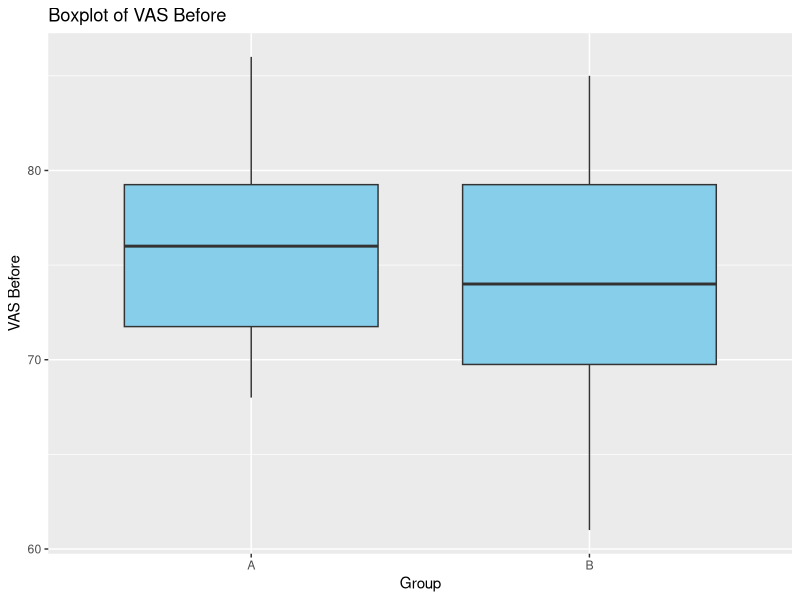
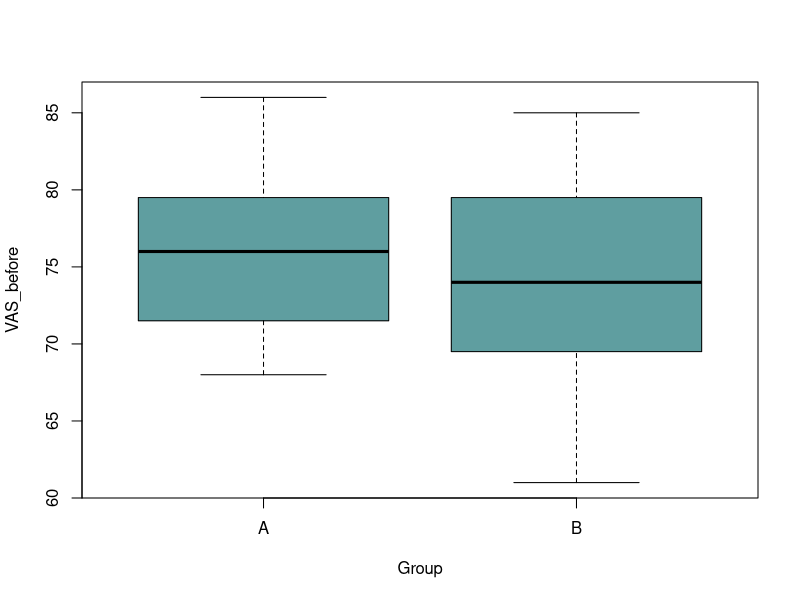
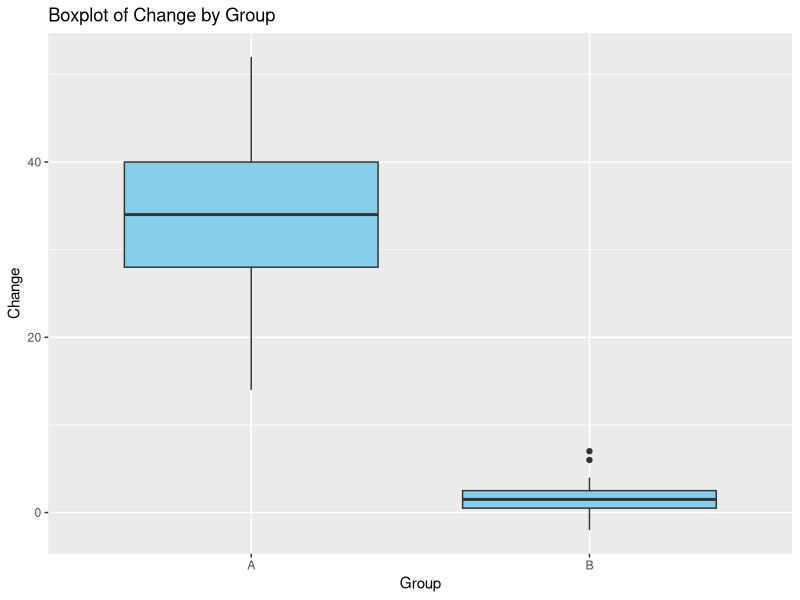
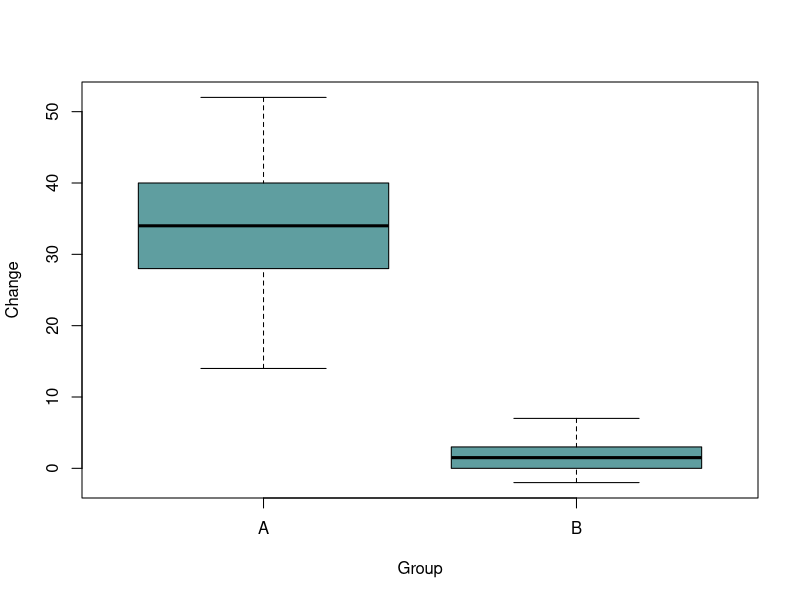
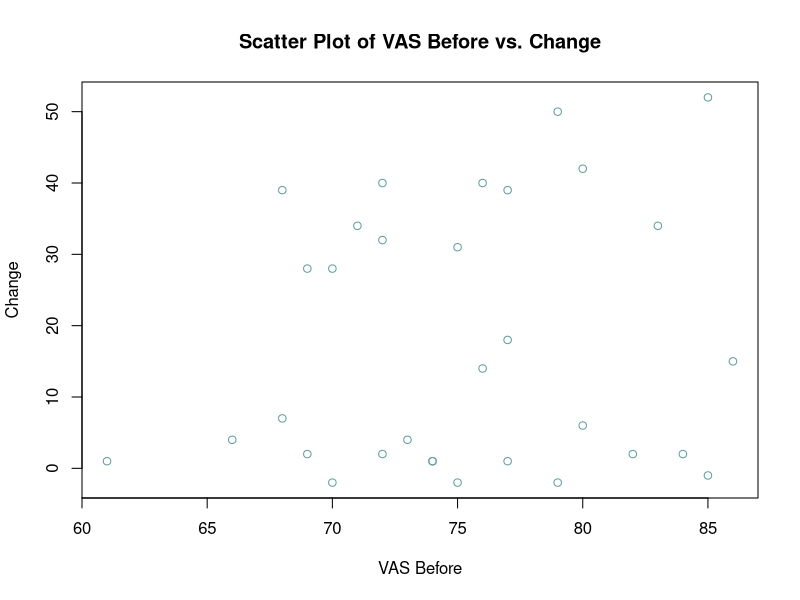

Write R code to recreate these figures, in order.

library(ggplot2)
library(dplyr)



# 1
vas_data <- read.csv("../../../data/0104_exploratory_data_analysis/live_class/VAS_DATA.csv", header = TRUE)
head(vas_data)



# 2
ggplot(vas_data, aes(x = Group, y = VAS_before)) +
  geom_boxplot(fill = "skyblue") +
  labs(title = "Boxplot of VAS Before", y = "VAS Before")

boxplot(VAS_before ~ Group, data = vas_data, col = "cadetblue")



# 3
summary(vas_data)

func <- function(x) {
  c(
    n = length(x),
    mean = round(mean(x), 2),
    median = median(x),
    sd = round(sd(x), 2)
  )
}
aggregate(VAS_before ~ Group, data = vas_data, FUN = func)

vas_data %>%
  group_by(Group) %>%
  summarise(
    n = length(VAS_before),
    mean = round(mean(VAS_before), 2),
    median = round(median(VAS_before), 2),
    sd = round(sd(VAS_before), 2)
  ) %>%
  as.data.frame()



# 4
vas_data$Change <- vas_data$VAS_before - vas_data$VAS_after
head(vas_data)



# 5
ggplot(vas_data, aes(x = Group, y = Change)) +
  geom_boxplot(fill = "skyblue") +
  labs(title = "Boxplot of Change by Group", y = "Change")

boxplot(Change ~ Group, data = vas_data, col = "cadetblue")



# 6
vas_data$Change_20 <- ifelse(vas_data$Change > 20, "Yes", "No")
head(vas_data)



# 7
table(vas_data$Change_20, vas_data$Group)



# 8
plot(
  vas_data$VAS_before, 
  vas_data$Change, 
  col = "cadetblue", 
  main = "Scatter Plot of VAS Before vs. Change", 
  xlab = "VAS Before", 
  ylab = "Change"
)



# 9 
cor(vas_data$VAS_before, vas_data$Change)
# 0.1296909 - weak positive correlation





